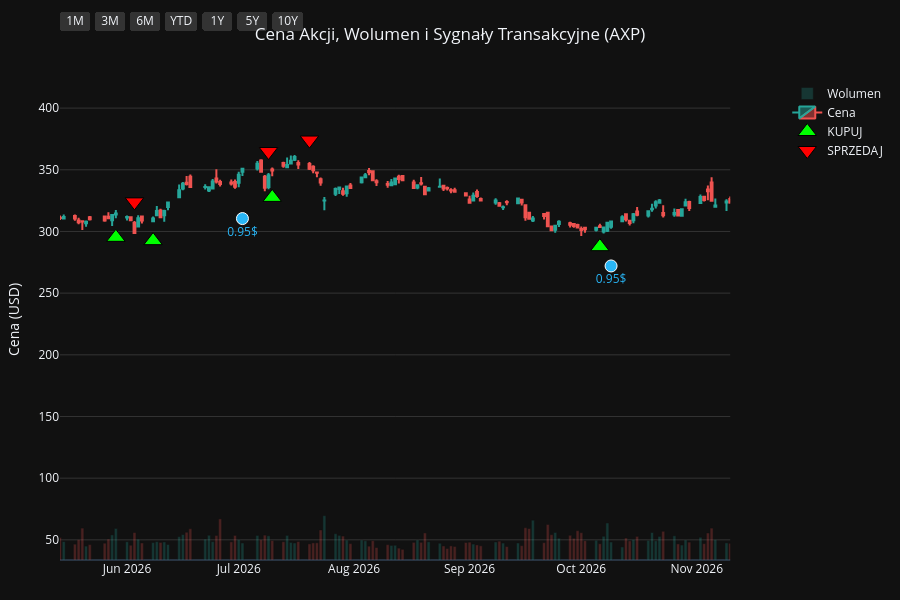
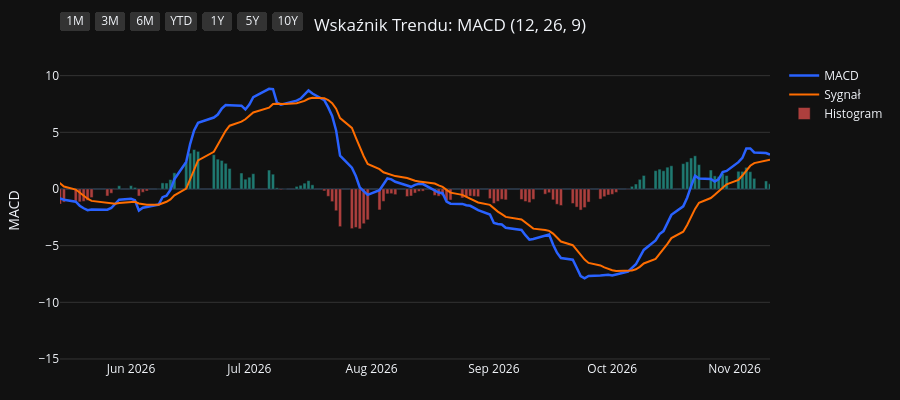
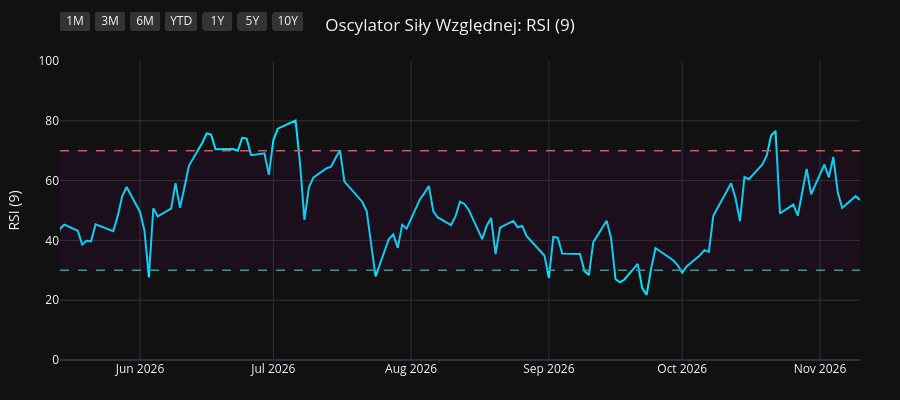
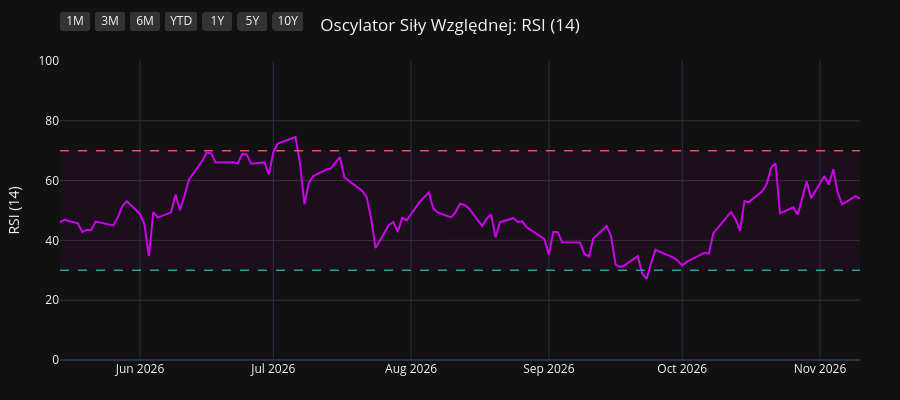

Notebook code cell kept with these figures, in order:
### Code cell
import os
import yfinance as yf
import pandas as pd
import pandas_ta as ta
import plotly.graph_objects as go
from plotly.subplots import make_subplots

# 1. Pobranie i przygotowanie danych
symbol = os.environ.get("STOCK_TICKER", "").strip().upper()
if not symbol:
    raise RuntimeError("Set STOCK_TICKER before running price_extractor.ipynb")
df = yf.Ticker(symbol).history(period="10y")
df.index = df.index.tz_localize(None)

# Wskaźniki i sygnały
df.ta.macd(fast=12, slow=26, signal=9, append=True)
df.ta.rsi(length=9, append=True)
df.ta.rsi(length=14, append=True)
df.ta.rsi(length=21, append=True)
df.dropna(inplace=True)

macd = df['MACD_12_26_9']
signal = df['MACDs_12_26_9']
wczorajszy_macd = macd.shift(1)
wczorajszy_signal = signal.shift(1)

df['Decyzja'] = 'BRAK'
df.loc[(macd > signal) & (wczorajszy_macd <= wczorajszy_signal), 'Decyzja'] = 'KUPUJ'
df.loc[(macd < signal) & (wczorajszy_macd >= wczorajszy_signal), 'Decyzja'] = 'SPRZEDAJ'

df_kupuj = df[df['Decyzja'] == 'KUPUJ']
df_sprzedaj = df[df['Decyzja'] == 'SPRZEDAJ']
df_dywidendy = df[df['Dividends'] > 0]
df_splity = df[df['Stock Splits'] > 0]

# Wspólna konfiguracja osi X
konfiguracja_osi_x = dict(
    type="date",
    showspikes=True, spikemode="across", spikesnap="cursor", spikedash="dot", spikecolor="#ffffff", spikethickness=1, hoverformat="%Y-%m-%d",
    rangeselector=dict(
        buttons=list([
            dict(count=1, label="1M", step="month", stepmode="backward"),
            dict(count=3, label="3M", step="month", stepmode="backward"),
            dict(count=6, label="6M", step="month", stepmode="backward"),
            dict(count=1, label="YTD", step="year", stepmode="todate"),
            dict(count=1, label="1Y", step="year", stepmode="backward"),
            dict(count=5, label="5Y", step="year", stepmode="backward"),
            dict(step="all", label="10Y")
        ]),
        bgcolor="#333333", activecolor="#2962ff", x=0, y=1.1
    )
)

# ==========================================
# WYKRES 1: CENA + WOLUMEN + SYGNAŁY
# ==========================================
fig1 = make_subplots(specs=[[{"secondary_y": True}]])

kolory_wolumenu = ['#26a69a' if row['Close'] >= row['Open'] else '#ef5350' for index, row in df.iterrows()]
fig1.add_trace(go.Bar(x=df.index, y=df['Volume'], marker_color=kolory_wolumenu, opacity=0.25, name='Wolumen'), secondary_y=True)
fig1.add_trace(go.Candlestick(x=df.index, open=df['Open'], high=df['High'], low=df['Low'], close=df['Close'], name='Cena', increasing_line_color='#26a69a', decreasing_line_color='#ef5350'), secondary_y=False)
fig1.add_trace(go.Scatter(x=df_kupuj.index, y=df_kupuj['Low'] * 0.95, customdata=df_kupuj[['Low', 'High']], mode='markers', marker=dict(symbol='triangle-up', size=16, color='#00ff00', line=dict(width=1, color='black')), name='KUPUJ', hovertemplate='KUPUJ<br>Najniższa: %{customdata[0]:.2f}<br>Najwyższa: %{customdata[1]:.2f}<extra></extra>'), secondary_y=False)
fig1.add_trace(go.Scatter(x=df_sprzedaj.index, y=df_sprzedaj['High'] * 1.05, customdata=df_sprzedaj[['Low', 'High']], mode='markers', marker=dict(symbol='triangle-down', size=16, color='#ff0000', line=dict(width=1, color='black')), name='SPRZEDAJ', hovertemplate='SPRZEDAJ<br>Najniższa: %{customdata[0]:.2f}<br>Najwyższa: %{customdata[1]:.2f}<extra></extra>'), secondary_y=False)

if not df_dywidendy.empty:
    fig1.add_trace(go.Scatter(x=df_dywidendy.index, y=df_dywidendy['Low'] * 0.90, mode='markers+text', marker=dict(symbol='circle', size=12, color='#29b6f6', line=dict(width=1, color='white')), text=df_dywidendy['Dividends'].apply(lambda x: f"{x}$"), textposition="bottom center", name='Dywidenda', showlegend=False, hovertemplate='Dywidenda: %{text}<extra></extra>', textfont=dict(color="#29b6f6")), secondary_y=False)
if not df_splity.empty:
                    fig1.add_trace(go.Scatter(x=df_splity.index, y=df_splity['High'], mode='markers+text', marker=dict(symbol='star', size=16, color='#ffee58', line=dict(width=1, color='black')), text=df_splity['Stock Splits'].apply(lambda x: f"{x:g}:1" if x >= 1 else f"1:{1 / x:g}"), textposition="top center", name='Split', hovertemplate='%{text}<extra></extra>', textfont=dict(color="#ffee58")), secondary_y=False)

fig1.update_layout(title=dict(text=f"Cena Akcji, Wolumen i Sygnały Transakcyjne ({symbol})", x=0.5, xanchor='center'), dragmode='pan', xaxis_rangeslider_visible=False, template='plotly_dark', height=600, hovermode='x unified', margin=dict(l=60, r=40, t=60, b=40))
fig1.update_xaxes(**konfiguracja_osi_x)
fig1.update_xaxes(range=[df.index.max() - pd.Timedelta(days=180), df.index.max()])
fig1.update_yaxes(title_text="Cena (USD)", secondary_y=False, gridcolor='#333333')
fig1.update_yaxes(range=[0, df['Volume'].max() * 4], showgrid=False, showticklabels=False, secondary_y=True)
fig1.show(config={'scrollZoom': True})

# ==========================================
# WYKRES 2: WSKAŹNIK MACD
# ==========================================
fig2 = go.Figure()
fig2.add_trace(go.Scatter(x=df.index, y=df['MACD_12_26_9'], line=dict(color='#2962ff', width=2.5), name='MACD'))
fig2.add_trace(go.Scatter(x=df.index, y=df['MACDs_12_26_9'], line=dict(color='#ff6d00', width=2), name='Sygnał'))
kolory_macd = ['#26a69a' if val >= 0 else '#ef5350' for val in df['MACDh_12_26_9']]
fig2.add_trace(go.Bar(x=df.index, y=df['MACDh_12_26_9'], marker_color=kolory_macd, name='Histogram', opacity=0.7))
fig2.update_layout(title=dict(text="Wskaźnik Trendu: MACD (12, 26, 9)", x=0.5, xanchor='center'), dragmode='pan', xaxis_rangeslider_visible=False, template='plotly_dark', height=400, hovermode='x unified', margin=dict(l=60, r=40, t=60, b=40))
fig2.update_xaxes(**konfiguracja_osi_x)
fig2.update_xaxes(range=[df.index.max() - pd.Timedelta(days=180), df.index.max()])
fig2.update_yaxes(title_text="MACD", gridcolor='#333333')
fig2.show(config={'scrollZoom': True})

# ==========================================
# WYKRES 3: OSCYLATOR RSI (9)
# ==========================================
fig3 = go.Figure()
fig3.add_trace(go.Scatter(x=df.index, y=df['RSI_9'], line=dict(color='#00e5ff', width=2), name='RSI (9)'))
fig3.add_hline(y=70, line_dash="dash", line_color="#ef5350", line_width=1.5)
fig3.add_hline(y=30, line_dash="dash", line_color="#26a69a", line_width=1.5)
fig3.add_hrect(y0=30, y1=70, line_width=0, fillcolor="purple", opacity=0.1)
fig3.update_layout(title=dict(text="Oscylator Siły Względnej: RSI (9)", x=0.5, xanchor='center'), dragmode='pan', xaxis_rangeslider_visible=False, template='plotly_dark', height=400, hovermode='x unified', margin=dict(l=60, r=40, t=60, b=40))
fig3.update_xaxes(**konfiguracja_osi_x)
fig3.update_xaxes(range=[df.index.max() - pd.Timedelta(days=180), df.index.max()])
fig3.update_yaxes(title_text="RSI (9)", range=[0, 100], gridcolor='#333333')
fig3.show(config={'scrollZoom': True})

# ==========================================
# WYKRES 4: OSCYLATOR RSI (14)
# ==========================================
fig4 = go.Figure()
fig4.add_trace(go.Scatter(x=df.index, y=df['RSI_14'], line=dict(color='#d500f9', width=2), name='RSI (14)'))
fig4.add_hline(y=70, line_dash="dash", line_color="#ef5350", line_width=1.5)
fig4.add_hline(y=30, line_dash="dash", line_color="#26a69a", line_width=1.5)
fig4.add_hrect(y0=30, y1=70, line_width=0, fillcolor="purple", opacity=0.1)
fig4.update_layout(title=dict(text="Oscylator Siły Względnej: RSI (14)", x=0.5, xanchor='center'), dragmode='pan', xaxis_rangeslider_visible=False, template='plotly_dark', height=400, hovermode='x unified', margin=dict(l=60, r=40, t=60, b=40))
fig4.update_xaxes(**konfiguracja_osi_x)
fig4.update_xaxes(range=[df.index.max() - pd.Timedelta(days=180), df.index.max()])
fig4.update_yaxes(title_text="RSI (14)", range=[0, 100], gridcolor='#333333')
fig4.show(config={'scrollZoom': True})

# ==========================================
# WYKRES 5: OSCYLATOR RSI (21)
# ==========================================
fig5 = go.Figure()
fig5.add_trace(go.Scatter(x=df.index, y=df['RSI_21'], line=dict(color='#64dd17', width=2), name='RSI (21)'))
fig5.add_hline(y=70, line_dash="dash", line_color="#ef5350", line_width=1.5)
fig5.add_hline(y=30, line_dash="dash", line_color="#26a69a", line_width=1.5)
fig5.add_hrect(y0=30, y1=70, line_width=0, fillcolor="purple", opacity=0.1)
fig5.update_layout(title=dict(text="Oscylator Siły Względnej: RSI (21)", x=0.5, xanchor='center'), dragmode='pan', xaxis_rangeslider_visible=False, template='plotly_dark', height=400, hovermode='x unified', margin=dict(l=60, r=40, t=60, b=40))
fig5.update_xaxes(**konfiguracja_osi_x)
fig5.update_xaxes(range=[df.index.max() - pd.Timedelta(days=180), df.index.max()])
fig5.update_yaxes(title_text="RSI (21)", range=[0, 100], gridcolor='#333333')
fig5.show(config={'scrollZoom': True})

### Figure 1 — Plotly figure (JSON) as saved in the notebook; plotly's stock layout.template omitted (floating-point values rounded to 4 significant figures; data arrays with more than 128 entries replaced by an {"elided": "..."} marker saying what was removed)
{"data": [{"marker": {"color": {"elided": "2479 str values"}}, "name": "Wolumen", "opacity": 0.25, "type": "bar", "x": {"elided": "2479 str values"}, "xaxis": "x", "y": {"elided": "2479 int values"}, "yaxis": "y2"}, {"close": {"elided": "2479 float values"}, "decreasing": {"line": {"color": "#ef5350"}}, "high": {"elided": "2479 float values"}, "increasing": {"line": {"color": "#26a69a"}}, "low": {"elided": "2479 float values"}, "name": "Cena", "open": {"elided": "2479 float values"}, "type": "candlestick", "x": {"elided": "2479 str values"}, "xaxis": "x", "yaxis": "y"}, {"customdata": {"elided": "100x2 float values"}, "hovertemplate": "KUPUJ<br>Najniższa: %{customdata[0]:.2f}<br>Najwyższa: %{customdata[1]:.2f}<extra></extra>", "marker": {"color": "#00ff00", "line": {"color": "black", "width": 1}, "size": 16, "symbol": "triangle-up"}, "mode": "markers", "name": "KUPUJ", "type": "scatter", "x": ["2017-01-10T00:00:00", "2017-02-09T00:00:00", "2017-04-20T00:00:00", "2017-06-01T00:00:00", "2017-08-16T00:00:00", "2017-09-13T00:00:00", "2017-10-26T00:00:00", "2017-11-29T00:00:00", "2017-12-18T00:00:00", "2018-01-04T00:00:00", "2018-02-15T00:00:00", "2018-03-09T00:00:00", "2018-04-05T00:00:00", "2018-05-09T00:00:00", "2018-05-21T00:00:00", "2018-07-05T00:00:00", "2018-08-08T00:00:00", "2018-08-16T00:00:00", "2018-09-11T00:00:00", "2018-11-02T00:00:00", "2018-11-26T00:00:00", "2019-01-07T00:00:00", "2019-03-01T00:00:00", "2019-03-13T00:00:00", "2019-04-17T00:00:00", "2019-05-21T00:00:00", "2019-06-10T00:00:00", "2019-07-03T00:00:00", "2019-07-09T00:00:00", "2019-09-06T00:00:00", "2019-09-12T00:00:00", "2019-10-11T00:00:00", "2019-12-10T00:00:00", "2020-01-09T00:00:00", "2020-02-14T00:00:00", "2020-03-26T00:00:00", "2020-05-18T00:00:00", "2020-07-16T00:00:00", "2020-08-06T00:00:00", "2020-08-27T00:00:00", "2020-10-05T00:00:00", "2020-11-09T00:00:00", "2021-01-07T00:00:00", "2021-02-05T00:00:00", "2021-04-07T00:00:00", "2021-04-28T00:00:00", "2021-05-28T00:00:00", "2021-06-25T00:00:00", "2021-07-06T00:00:00", "2021-08-27T00:00:00", "2021-09-16T00:00:00", "2021-10-18T00:00:00", "2021-11-10T00:00:00", "2021-12-08T00:00:00", "2021-12-21T00:00:00", "2022-01-26T00:00:00", "2022-03-17T00:00:00", "2022-04-20T00:00:00", "2022-05-25T00:00:00", "2022-07-06T00:00:00", "2022-09-12T00:00:00", "2022-10-06T00:00:00", "2022-10-13T00:00:00", "2022-11-29T00:00:00", "2023-01-06T00:00:00", "2023-03-31T00:00:00", "2023-05-18T00:00:00", "2023-07-05T00:00:00", "2023-07-18T00:00:00", "2023-08-30T00:00:00", "2023-09-01T00:00:00", "2023-10-10T00:00:00", "2023-11-01T00:00:00", "2023-12-14T00:00:00", "2024-01-26T00:00:00", "2024-04-22T00:00:00", "2024-05-09T00:00:00", "2024-06-25T00:00:00", "2024-07-29T00:00:00", "2024-08-15T00:00:00", "2024-09-16T00:00:00", "2024-10-04T00:00:00", "2024-10-15T00:00:00", "2024-11-06T00:00:00", "2024-11-21T00:00:00", "2025-01-15T00:00:00", "2025-03-20T00:00:00", "2025-04-14T00:00:00", "2025-06-25T00:00:00", "2025-08-13T00:00:00", "2025-09-17T00:00:00", "2025-10-17T00:00:00", "2025-12-03T00:00:00", "2026-02-09T00:00:00", "2026-03-17T00:00:00", "2026-03-19T00:00:00", "2026-05-29T00:00:00", "2026-06-08T00:00:00", "2026-07-10T00:00:00", "2026-10-06T00:00:00"], "xaxis": "x", "y": [63.41, 64.7, 64.79, 64.36, 73.04, 72.53, 79.21, 80.58, 83.43, 84.51, 80.72, 82.09, 79.64, 84.47, 86.05, 83.18, 86.75, 86.8, 90.72, 87.98, 91.35, 83.3, 92.9, 94.52, 95.86, 102.8, 104.6, 108.0, 107.3, 103.7, 102.7, 100.8, 104.1, 110.0, 117.1, 79.09, 75.22, 84.14, 83.09, 86.65, 89.94, 97.31, 104.0, 111.3, 129.5, 132.8, 141.2, 149.7, 149.5, 147.2, 144.6, 155.8, 160.2, 149.5, 140.7, 155.0, 161.3, 168.5, 140.2, 124.3, 143.7, 128.1, 118.2, 136.2, 132.1, 146.9, 137.7, 158.6, 159.5, 146.5, 145.2, 136.8, 133.3, 161.3, 177.1, 210.4, 217.7, 211.2, 226.5, 227.4, 240.2, 250.9, 257.4, 266.6, 267.2, 283.4, 249.9, 235.7, 287.1, 283.4, 307.7, 310.9, 338.9, 334.9, 282.3, 274.2, 295.2, 292.6, 327.6, 287.7], "yaxis": "y"}, {"customdata": {"elided": "99x2 float values"}, "hovertemplate": "SPRZEDAJ<br>Najniższa: %{customdata[0]:.2f}<br>Najwyższa: %{customdata[1]:.2f}<extra></extra>", "marker": {"color": "#ff0000", "line": {"color": "black", "width": 1}, "size": 16, "symbol": "triangle-down"}, "mode": "markers", "name": "SPRZEDAJ", "type": "scatter", "x": ["2017-01-20T00:00:00", "2017-03-03T00:00:00", "2017-05-05T00:00:00", "2017-07-17T00:00:00", "2017-08-18T00:00:00", "2017-10-17T00:00:00", "2017-11-08T00:00:00", "2017-12-14T00:00:00", "2017-12-20T00:00:00", "2018-01-16T00:00:00", "2018-03-06T00:00:00", "2018-03-13T00:00:00", "2018-05-03T00:00:00", "2018-05-18T00:00:00", "2018-05-25T00:00:00", "2018-07-31T00:00:00", "2018-08-15T00:00:00", "2018-09-06T00:00:00", "2018-09-26T00:00:00", "2018-11-23T00:00:00", "2018-12-06T00:00:00", "2019-02-26T00:00:00", "2019-03-07T00:00:00", "2019-03-21T00:00:00", "2019-05-13T00:00:00", "2019-05-23T00:00:00", "2019-06-27T00:00:00", "2019-07-08T00:00:00", "2019-07-19T00:00:00", "2019-09-10T00:00:00", "2019-10-02T00:00:00", "2019-11-19T00:00:00", "2020-01-06T00:00:00", "2020-01-31T00:00:00", "2020-02-24T00:00:00", "2020-05-13T00:00:00", "2020-06-15T00:00:00", "2020-07-31T00:00:00", "2020-08-19T00:00:00", "2020-09-18T00:00:00", "2020-10-20T00:00:00", "2020-12-09T00:00:00", "2021-01-26T00:00:00", "2021-03-16T00:00:00", "2021-04-20T00:00:00", "2021-05-12T00:00:00", "2021-06-11T00:00:00", "2021-06-28T00:00:00", "2021-07-19T00:00:00", "2021-09-03T00:00:00", "2021-10-13T00:00:00", "2021-10-28T00:00:00", "2021-11-18T00:00:00", "2021-12-20T00:00:00", "2022-01-19T00:00:00", "2022-02-23T00:00:00", "2022-04-06T00:00:00", "2022-04-22T00:00:00", "2022-06-13T00:00:00", "2022-08-22T00:00:00", "2022-09-16T00:00:00", "2022-10-10T00:00:00", "2022-11-28T00:00:00", "2022-12-06T00:00:00", "2023-02-17T00:00:00", "2023-04-25T00:00:00", "2023-06-21T00:00:00", "2023-07-06T00:00:00", "2023-07-21T00:00:00", "2023-08-31T00:00:00", "2023-09-22T00:00:00", "2023-10-20T00:00:00", "2023-12-08T00:00:00", "2024-01-03T00:00:00", "2024-02-20T00:00:00", "2024-05-03T00:00:00", "2024-05-22T00:00:00", "2024-07-25T00:00:00", "2024-08-02T00:00:00", "2024-09-05T00:00:00", "2024-10-03T00:00:00", "2024-10-08T00:00:00", "2024-10-21T00:00:00", "2024-11-20T00:00:00", "2024-12-05T00:00:00", "2025-02-03T00:00:00", "2025-04-04T00:00:00", "2025-05-22T00:00:00", "2025-07-14T00:00:00", "2025-09-12T00:00:00", "2025-09-30T00:00:00", "2025-11-13T00:00:00", "2025-12-29T00:00:00", "2026-02-12T00:00:00", "2026-03-18T00:00:00", "2026-04-27T00:00:00", "2026-06-03T00:00:00", "2026-07-09T00:00:00", "2026-07-20T00:00:00"], "xaxis": "x", "y": [70.81, 74.26, 72.79, 79.36, 79.93, 85.8, 88.76, 91.9, 93.1, 95.72, 90.67, 91.83, 91.32, 95.08, 95.37, 95.3, 95.99, 99.7, 103.7, 100.6, 102.4, 102.1, 103.1, 106.5, 111.3, 113.7, 118.5, 119.6, 122.3, 114.3, 110.6, 115.5, 119.5, 127.3, 126.0, 79.47, 101.4, 91.81, 95.17, 103.2, 102.1, 121.0, 117.8, 144.2, 144.9, 153.2, 161.7, 165.9, 163.9, 158.9, 171.9, 177.0, 178.1, 156.2, 165.1, 192.5, 183.0, 184.2, 149.9, 158.6, 153.5, 139.9, 153.8, 158.4, 178.3, 160.4, 170.4, 174.2, 175.2, 162.7, 156.7, 150.2, 171.7, 190.3, 217.7, 238.4, 248.7, 251.0, 250.7, 259.4, 277.8, 279.9, 283.9, 296.2, 311.7, 326.4, 246.9, 298.6, 333.3, 341.4, 355.2, 388.2, 396.0, 373.6, 313.3, 333.0, 324.0, 364.8, 374.1], "yaxis": "y"}, {"hovertemplate": "Dywidenda: %{text}<extra></extra>", "marker": {"color": "#29b6f6", "line": {"color": "white", "width": 1}, "size": 12, "symbol": "circle"}, "mode": "markers+text", "name": "Dywidenda", "showlegend": false, "text": ["0.32$", "0.32$", "0.32$", "0.35$", "0.35$", "0.35$", "0.35$", "0.39$", "0.39$", "0.39$", "0.39$", "0.43$", "0.43$", "0.43$", "0.43$", "0.43$", "0.43$", "0.43$", "0.43$", "0.43$", "0.43$", "0.52$", "0.52$", "0.52$", "0.52$", "0.6$", "0.6$", "0.6$", "0.6$", "0.7$", "0.7$", "0.7$", "0.7$", "0.82$", "0.82$", "0.82$", "0.82$", "0.95$", "0.95$", "0.95$"], "textfont": {"color": "#29b6f6"}, "textposition": "bottom center", "type": "scatter", "x": ["2017-01-04T00:00:00", "2017-04-05T00:00:00", "2017-07-05T00:00:00", "2017-10-05T00:00:00", "2018-01-04T00:00:00", "2018-04-05T00:00:00", "2018-07-05T00:00:00", "2018-10-04T00:00:00", "2019-01-03T00:00:00", "2019-04-04T00:00:00", "2019-07-03T00:00:00", "2019-10-03T00:00:00", "2020-01-02T00:00:00", "2020-04-02T00:00:00", "2020-07-01T00:00:00", "2020-10-08T00:00:00", "2021-01-07T00:00:00", "2021-03-31T00:00:00", "2021-07-01T00:00:00", "2021-10-07T00:00:00", "2022-01-06T00:00:00", "2022-04-07T00:00:00", "2022-06-30T00:00:00", "2022-10-13T00:00:00", "2023-01-05T00:00:00", "2023-04-05T00:00:00", "2023-07-06T00:00:00", "2023-10-05T00:00:00", "2024-01-04T00:00:00", "2024-04-04T00:00:00", "2024-07-05T00:00:00", "2024-10-04T00:00:00", "2025-01-03T00:00:00", "2025-04-04T00:00:00", "2025-07-03T00:00:00", "2025-10-10T00:00:00", "2026-01-02T00:00:00", "2026-04-02T00:00:00", "2026-07-02T00:00:00", "2026-10-09T00:00:00"], "xaxis": "x", "y": [59.24, 61.54, 67.46, 72.48, 80.06, 75.44, 78.81, 86.53, 75.84, 89.39, 102.3, 91.29, 102.5, 62.89, 78.02, 87.06, 98.53, 119.0, 139.1, 147.0, 144.0, 152.4, 114.7, 112.0, 125.6, 138.3, 145.8, 126.0, 162.1, 191.9, 205.1, 237.7, 262.6, 202.4, 287.8, 281.2, 327.6, 261.8, 310.5, 272.0], "yaxis": "y"}], "layout": {"dragmode": "pan", "height": 600, "hovermode": "x unified", "margin": {"b": 40, "l": 60, "r": 40, "t": 60}, "title": {"text": "Cena Akcji, Wolumen i Sygnały Transakcyjne (AXP)", "x": 0.5, "xanchor": "center"}, "xaxis": {"anchor": "y", "domain": [0.0, 0.94], "hoverformat": "%Y-%m-%d", "range": ["2026-05-14T00:00:00", "2026-11-10T00:00:00"], "rangeselector": {"activecolor": "#2962ff", "bgcolor": "#333333", "buttons": [{"count": 1, "label": "1M", "step": "month", "stepmode": "backward"}, {"count": 3, "label": "3M", "step": "month", "stepmode": "backward"}, {"count": 6, "label": "6M", "step": "month", "stepmode": "backward"}, {"count": 1, "label": "YTD", "step": "year", "stepmode": "todate"}, {"count": 1, "label": "1Y", "step": "year", "stepmode": "backward"}, {"count": 5, "label": "5Y", "step": "year", "stepmode": "backward"}, {"label": "10Y", "step": "all"}], "x": 0, "y": 1.1}, "rangeslider": {"visible": false}, "showspikes": true, "spikecolor": "#ffffff", "spikedash": "dot", "spikemode": "across", "spikesnap": "cursor", "spikethickness": 1, "type": "date"}, "yaxis": {"anchor": "x", "domain": [0.0, 1.0], "gridcolor": "#333333", "title": {"text": "Cena (USD)"}}, "yaxis2": {"anchor": "x", "overlaying": "y", "range": [0, 69046800], "showgrid": false, "showticklabels": false, "side": "right"}}}

### Figure 2 — Plotly figure (JSON) as saved in the notebook; plotly's stock layout.template omitted (floating-point values rounded to 4 significant figures; data arrays with more than 128 entries replaced by an {"elided": "..."} marker saying what was removed)
{"data": [{"line": {"color": "#2962ff", "width": 2.5}, "name": "MACD", "type": "scatter", "x": {"elided": "2479 str values"}, "y": {"elided": "2479 float values"}}, {"line": {"color": "#ff6d00", "width": 2}, "name": "Sygnał", "type": "scatter", "x": {"elided": "2479 str values"}, "y": {"elided": "2479 float values"}}, {"marker": {"color": {"elided": "2479 str values"}}, "name": "Histogram", "opacity": 0.7, "type": "bar", "x": {"elided": "2479 str values"}, "y": {"elided": "2479 float values"}}], "layout": {"dragmode": "pan", "height": 400, "hovermode": "x unified", "margin": {"b": 40, "l": 60, "r": 40, "t": 60}, "title": {"text": "Wskaźnik Trendu: MACD (12, 26, 9)", "x": 0.5, "xanchor": "center"}, "xaxis": {"hoverformat": "%Y-%m-%d", "range": ["2026-05-14T00:00:00", "2026-11-10T00:00:00"], "rangeselector": {"activecolor": "#2962ff", "bgcolor": "#333333", "buttons": [{"count": 1, "label": "1M", "step": "month", "stepmode": "backward"}, {"count": 3, "label": "3M", "step": "month", "stepmode": "backward"}, {"count": 6, "label": "6M", "step": "month", "stepmode": "backward"}, {"count": 1, "label": "YTD", "step": "year", "stepmode": "todate"}, {"count": 1, "label": "1Y", "step": "year", "stepmode": "backward"}, {"count": 5, "label": "5Y", "step": "year", "stepmode": "backward"}, {"label": "10Y", "step": "all"}], "x": 0, "y": 1.1}, "rangeslider": {"visible": false}, "showspikes": true, "spikecolor": "#ffffff", "spikedash": "dot", "spikemode": "across", "spikesnap": "cursor", "spikethickness": 1, "type": "date"}, "yaxis": {"gridcolor": "#333333", "title": {"text": "MACD"}}}}

### Figure 3 — Plotly figure (JSON) as saved in the notebook; plotly's stock layout.template omitted (floating-point values rounded to 4 significant figures; data arrays with more than 128 entries replaced by an {"elided": "..."} marker saying what was removed)
{"data": [{"line": {"color": "#00e5ff", "width": 2}, "name": "RSI (9)", "type": "scatter", "x": {"elided": "2479 str values"}, "y": {"elided": "2479 float values"}}], "layout": {"dragmode": "pan", "height": 400, "hovermode": "x unified", "margin": {"b": 40, "l": 60, "r": 40, "t": 60}, "shapes": [{"line": {"color": "#ef5350", "dash": "dash", "width": 1.5}, "type": "line", "x0": 0, "x1": 1, "xref": "x domain", "y0": 70, "y1": 70, "yref": "y"}, {"line": {"color": "#26a69a", "dash": "dash", "width": 1.5}, "type": "line", "x0": 0, "x1": 1, "xref": "x domain", "y0": 30, "y1": 30, "yref": "y"}, {"fillcolor": "purple", "line": {"width": 0}, "opacity": 0.1, "type": "rect", "x0": 0, "x1": 1, "xref": "x domain", "y0": 30, "y1": 70, "yref": "y"}], "title": {"text": "Oscylator Siły Względnej: RSI (9)", "x": 0.5, "xanchor": "center"}, "xaxis": {"hoverformat": "%Y-%m-%d", "range": ["2026-05-14T00:00:00", "2026-11-10T00:00:00"], "rangeselector": {"activecolor": "#2962ff", "bgcolor": "#333333", "buttons": [{"count": 1, "label": "1M", "step": "month", "stepmode": "backward"}, {"count": 3, "label": "3M", "step": "month", "stepmode": "backward"}, {"count": 6, "label": "6M", "step": "month", "stepmode": "backward"}, {"count": 1, "label": "YTD", "step": "year", "stepmode": "todate"}, {"count": 1, "label": "1Y", "step": "year", "stepmode": "backward"}, {"count": 5, "label": "5Y", "step": "year", "stepmode": "backward"}, {"label": "10Y", "step": "all"}], "x": 0, "y": 1.1}, "rangeslider": {"visible": false}, "showspikes": true, "spikecolor": "#ffffff", "spikedash": "dot", "spikemode": "across", "spikesnap": "cursor", "spikethickness": 1, "type": "date"}, "yaxis": {"gridcolor": "#333333", "range": [0, 100], "title": {"text": "RSI (9)"}}}}

### Figure 4 — Plotly figure (JSON) as saved in the notebook; plotly's stock layout.template omitted (floating-point values rounded to 4 significant figures; data arrays with more than 128 entries replaced by an {"elided": "..."} marker saying what was removed)
{"data": [{"line": {"color": "#d500f9", "width": 2}, "name": "RSI (14)", "type": "scatter", "x": {"elided": "2479 str values"}, "y": {"elided": "2479 float values"}}], "layout": {"dragmode": "pan", "height": 400, "hovermode": "x unified", "margin": {"b": 40, "l": 60, "r": 40, "t": 60}, "shapes": [{"line": {"color": "#ef5350", "dash": "dash", "width": 1.5}, "type": "line", "x0": 0, "x1": 1, "xref": "x domain", "y0": 70, "y1": 70, "yref": "y"}, {"line": {"color": "#26a69a", "dash": "dash", "width": 1.5}, "type": "line", "x0": 0, "x1": 1, "xref": "x domain", "y0": 30, "y1": 30, "yref": "y"}, {"fillcolor": "purple", "line": {"width": 0}, "opacity": 0.1, "type": "rect", "x0": 0, "x1": 1, "xref": "x domain", "y0": 30, "y1": 70, "yref": "y"}], "title": {"text": "Oscylator Siły Względnej: RSI (14)", "x": 0.5, "xanchor": "center"}, "xaxis": {"hoverformat": "%Y-%m-%d", "range": ["2026-05-14T00:00:00", "2026-11-10T00:00:00"], "rangeselector": {"activecolor": "#2962ff", "bgcolor": "#333333", "buttons": [{"count": 1, "label": "1M", "step": "month", "stepmode": "backward"}, {"count": 3, "label": "3M", "step": "month", "stepmode": "backward"}, {"count": 6, "label": "6M", "step": "month", "stepmode": "backward"}, {"count": 1, "label": "YTD", "step": "year", "stepmode": "todate"}, {"count": 1, "label": "1Y", "step": "year", "stepmode": "backward"}, {"count": 5, "label": "5Y", "step": "year", "stepmode": "backward"}, {"label": "10Y", "step": "all"}], "x": 0, "y": 1.1}, "rangeslider": {"visible": false}, "showspikes": true, "spikecolor": "#ffffff", "spikedash": "dot", "spikemode": "across", "spikesnap": "cursor", "spikethickness": 1, "type": "date"}, "yaxis": {"gridcolor": "#333333", "range": [0, 100], "title": {"text": "RSI (14)"}}}}
